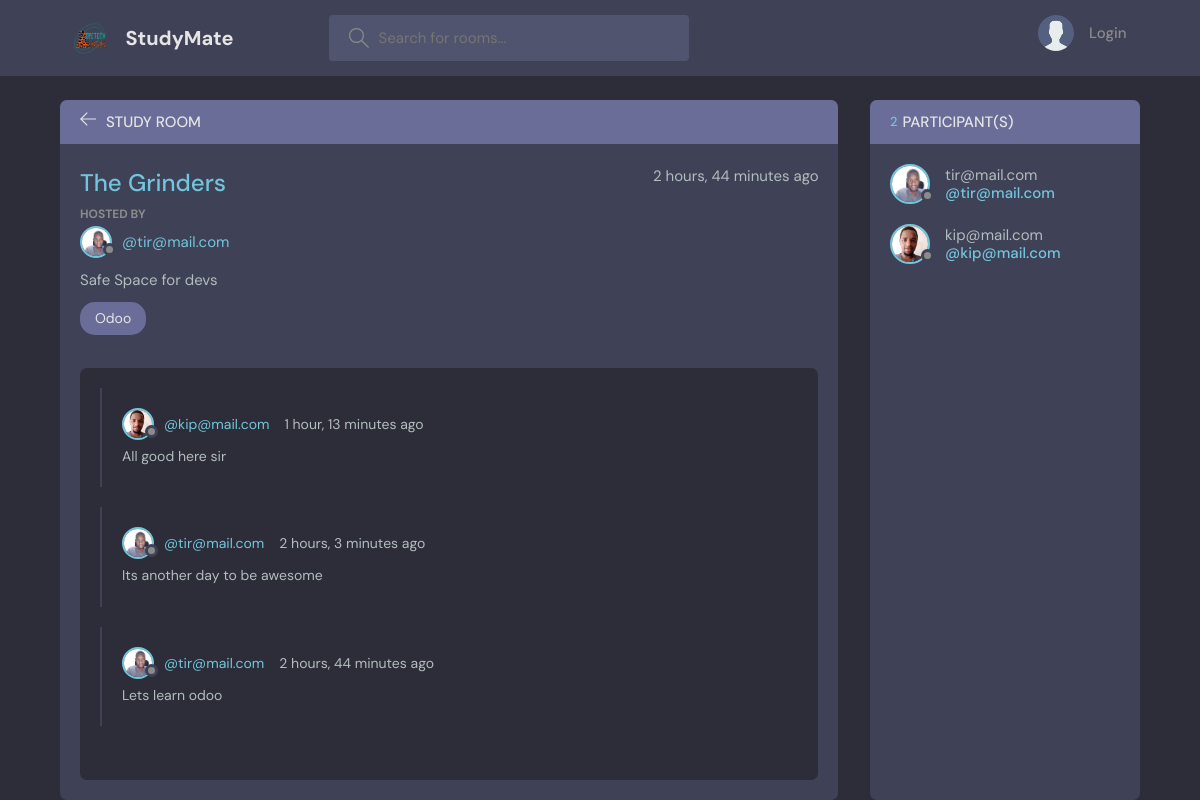
The page /room/1/ on the database its author committed.
### base/models.py (models this page shows, shortened)
class Room(models.Model):
    host = models.ForeignKey(User, on_delete = models.SET_NULL, null=True)
    topic = models.ForeignKey(Topic, on_delete = models.SET_NULL, null=True)
    participants = models.ManyToManyField(User, related_name='participants', blank=True)
    name = models.CharField(max_length=250)
    description = models.TextField(null=True, blank=True) #blank not to submit empty form, null>db
    update = models.DateTimeField(auto_now=True)
    created = models.DateTimeField(auto_now_add=True)
    class Meta:
        ordering = ['-update','-created']

class User(AbstractUser):
    name = models.CharField(max_length=100, null=True)
    email = models.EmailField(unique=True, null=True)
    bio = models.TextField(null=True)
    avatar = models.ImageField(null=True, default="avatar.svg")
    USERNAME_FIELD = 'email'
    REQUIRED_FIELDS = []

class Topic(models.Model):
    name = models.CharField(max_length=250)
    def __str__(self):
        return self.name

class Message(models.Model):
    user = models.ForeignKey(User, on_delete = models.CASCADE)
    room = models.ForeignKey(Room, on_delete = models.CASCADE, null=True)
    body = models.TextField()
    update = models.DateTimeField(auto_now=True)
    created = models.DateTimeField(auto_now_add=True)
    class Meta:
        ordering = ['-update','-created']

### base/views.py (the view, shortened to what this page needs)
# urls.py: path('room/<str:pk>/', views.room, name='study-room'),
def room(request, pk):
    room = Room.objects.get(id=pk)
    room_messages = room.message_set.all().order_by('-created') #Many2one rel
    participants = room.participants.all() #Many2Many rel
    context = {'room': room, 'room_messages': room_messages, 'participants': participants}
    return render(request, 'base/room.html', context)

### base/templates/base/room.html (shortened to what this page needs)
{% extends 'main.html' %}
{% block content %}
<main class="profile-page layout layout--2">
  <div class="container">
    <div class="room">
      <div class="room__top">
        <div class="room__topLeft">
          <a href="{{request.META.HTTP_REFERER}}">
            <svg
              version="1.1"
              xmlns="http://www.w3.org/2000/svg"
              width="32"
              height="32"
              viewBox="0 0 32 32"
            >
              <title>arrow-left</title>
              <path
                d="M13.723 2.286l-13.723 13.714 13.719 13.714 1.616-1.611-10.96-10.96h27.625v-2.286h-27.625l10.965-10.965-1.616-1.607z"
              ></path>
            </svg>
          </a>
          <h3>Study Room</h3>
        </div>
      </div>
      <div class="room__box scroll">
        <div class="room__header scroll">
          <div class="room__info">
            <h3>{{ room.name }}</h3>
            <span>{{ room.created|timesince }} ago</span>
          </div>
          <div class="room__hosted">
            <p>Hosted By</p>
            <a href="{% url 'user-profile' room.host.id %}" class="room__author">
              <div class="avatar avatar--small">
                <img src="{{room.host.avatar.url}}" />
              </div>
              <span>@{{ room.host }}</span>
            </a>
          </div>
          <div class="room__details">
            {{ room.description }}
          </div>
          <span class="room__topics">{{ room.topic }}</span>
        </div>
        <div class="room__conversation">
          <div class="threads scroll">
            {% for message in room_messages %}
            <div class="thread">
              <div class="thread__top">
                <div class="thread__author">
                  <a href="{% url 'user-profile' message.user.id %}" class="thread__authorInfo">
                    <div class="avatar avatar--small">
                      <img
                        src="{{message.user.avatar.url}}"
                      />
                    </div>
                    <span>@{{ message.user }}</span>
                  </a>
                  <span class="thread__date">{{ message.created|timesince }} ago</span>
                </div>
              </div>
              <div class="thread__details">
                {{ message.body }}
              </div>
            </div>
            {% endfor %}
          </div>
        </div>
      </div>
    </div>
    <div class="participants">
      <h3 class="participants__top"><span>{{ participants.count}}</span> Participant(s)</h3>
      <div class="participants__list scroll">
        {% for user in participants %}
        <a href="{% url 'user-profile' user.id %}" class="participant">
          <div class="avatar avatar--medium">
            <img src="{{user.avatar.url}}" />
          </div>
          <p>
            {{ user }}
            <span>@{{ user }}</span>
          </p>
        </a>
        {% endfor %}
      </div>
    </div>
  </div>
</main>
{% endblock content %}

### rows shown on the page
Room: name "The Grinders", created "2 hours, 44 minutes", host.avatar (picture), host "tir@mail.com", description "Safe Space for devs", topic "Odoo"
Message: user.avatar (picture), user "kip@mail.com", created "1 hour, 13 minutes", body "All good here sir"
Message: user.avatar (picture), user "tir@mail.com", created "2 hours, 3 minutes", body "Its another day to be awesome"
Message: user.avatar (picture), user "tir@mail.com", created "2 hours, 44 minutes", body "Lets learn odoo"
User: avatar (picture), email "tir@mail.com"
User: avatar (picture), email "kip@mail.com"

### other values the page prints
{{ participants.count }} "2"
